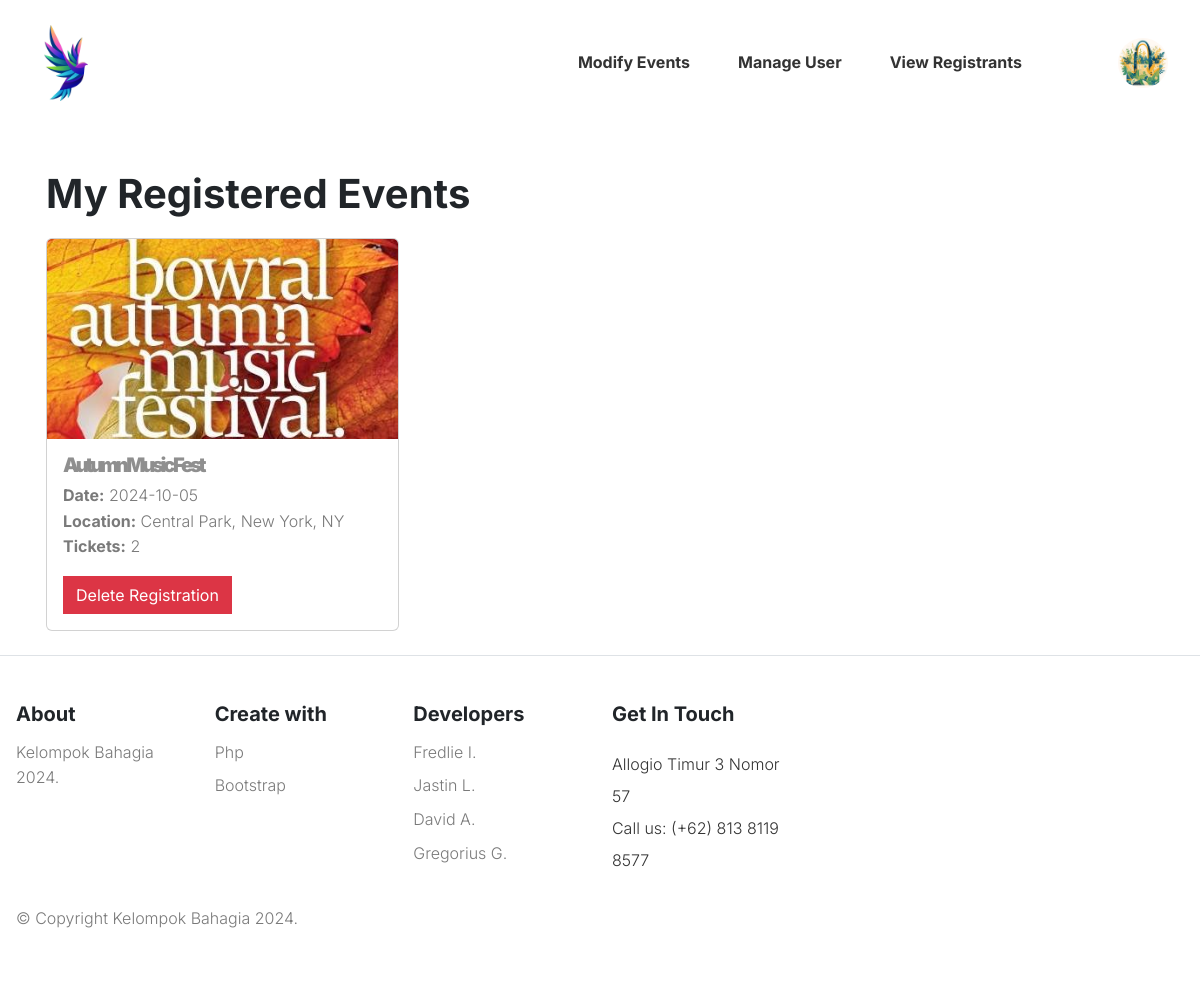
Screenshot of /myevent.php (signed in) with the database file from the repository.
### tables this page shows
CREATE TABLE `registrations` (
  `registration_id` int(11) NOT NULL,
  `user_id` int(11) NOT NULL,
  `event_id` int(11) NOT NULL,
  `registration_date` timestamp NOT NULL DEFAULT current_timestamp(),
  `tickets` int(11) NOT NULL DEFAULT 1
);

CREATE TABLE `events` (
  `id_events` int(11) NOT NULL,
  `event_name` varchar(255) NOT NULL,
  `date_time` date NOT NULL,
  `max_capacity` int(11) NOT NULL,
  `location` varchar(225) NOT NULL,
  `description` text NOT NULL,
  `photo` varchar(225) NOT NULL,
  `created_at` timestamp NOT NULL DEFAULT current_timestamp(),
  `status` varchar(30) DEFAULT NULL
);

### eventsaya.php (the view, shortened to what this page needs)
<?php
require "connect.php";
$user_id = $_SESSION['user_id'];
$sql = "SELECT e.*, r.registration_id
        FROM events e
        JOIN registrations r ON e.id_events = r.event_id
        WHERE r.user_id = ?";
$stmt = $conn->prepare($sql);
$stmt->bind_param("i", $user_id);
$stmt->execute();
$result = $stmt->get_result();
if ($result->num_rows > 0) {
    echo '<div class="container mt-5">';
    echo '  <h1 class="mb-4">My Registered Events</h1>';
    echo '  <div class="row">';
    while ($row = $result->fetch_assoc()) {
        $event_id = $row['id_events'];
        $ticket_query = "SELECT tickets AS user_tickets
                         FROM registrations
                         WHERE event_id = ? AND user_id = ?";
        $ticket_stmt = $conn->prepare($ticket_query);
        $ticket_stmt->bind_param("ii", $event_id, $user_id);
        $ticket_stmt->execute();
        $ticket_result = $ticket_stmt->get_result();
        $user_tickets = 0;
        if ($ticket_result && $ticket_result->num_rows > 0) {
            $ticket_row = $ticket_result->fetch_assoc();
            $user_tickets = $ticket_row['user_tickets'] ?? 0;
        }
        echo '<div class="col-md-4 mb-4">';
        echo '  <div class="card">';
        echo '    <img src="' . htmlspecialchars($row['photo']) . '"
                        class="card-img-top"
                        alt="' . htmlspecialchars($row['event_name']) . '"
                        style="height: 200px; object-fit: cover;">';
        echo '    <div class="card-body">';
        echo '      <h5 class="card-title">' . htmlspecialchars($row['event_name']) . '</h5>';
        echo '      <p class="card-text">';
        echo '        <strong>Date:</strong> ' . htmlspecialchars($row['date_time']) . '<br>';
        echo '        <strong>Location:</strong> ' . htmlspecialchars($row['location']) . '<br>';
        echo '        <strong>Tickets:</strong> ' . $user_tickets;
        echo '      </p>';
        echo '      <form method="POST" action="delete_registration.php">';
        echo '        <button type="submit" class="btn btn-danger">Delete Registration</button>';
        echo '      </form>';
        echo '    </div>';
        echo '  </div>';
        echo '</div>';
    }
    echo '  </div>';
    echo '</div>';
} else {
    echo '<p>No registered events found.</p>';
}
?>

### style.css (style rules this page uses)
body { --heading-font: "Inter", Roboto, sans-serif; --heading-font-weight: 400; --heading-color: var(--bs-dark); --heading-line-height: 1.24; --swiper-theme-color: var(--bs-primary); --swiper-pagination-bottom: 0; --custom-easing: cubic-bezier(.17,.67,.83,.67); --bs-body-font-family: "Inter", Roboto, sans-serif; --bs-body-font-size: 1rem; --bs-body-font-weight: 400; --bs-body-line-height: 1.7; --bs-body-color: #8f8f8f; --bs-body-color-rgb: 143, 143, 143; --bs-primary: #ce071e; --bs-primary-dark: #8d0414; --bs-secondary: #6c757d; --bs-black: #111; --bs-light: #F1F1F0; --bs-dark: #212529; --bs-gray: #9aa1a7; --bs-gray-dark: #51565b; --bs-primary-rgb: 206, 7, 30; --bs-secondary-rgb: 108, 117, 125; --bs-black-rgb: 17, 17, 17; --bs-light-rgb: 241, 241, 240; --bs-dark-rgb: 33, 37, 41; --bs-link-color: var(--bs-dark); --bs-link-color-rgb: 17, 17, 17; --bs-link-decoration: underline; --bs-link-hover-color: var(--bs-primary); --bs-link-hover-color-rgb: 17, 17, 17; }
h1, .h1, h2, .h2, h3, .h3, h4, .h4, h5, .h5, h6, .h6 { font-family: var(--heading-font); font-weight: var(--heading-font-weight); color: var(--heading-color); line-height: var(--heading-line-height); }
.btn { --bs-btn-border-radius: 0; }
.container, .container-fluid, .container-lg, .container-md, .container-sm, .container-xl, .container-xxl { --bs-gutter-x: 2.5rem; }
:root { --accent-color: #333; --black-color: #000; --dark-color: #111; --gray-color-100: #F1F1F1; --gray-color-200: #E1E1E1; --gray-color-300: #D1D1D1; --gray-color-400: #ced4da; --gray-color-500: #adb5bd; --dark-gray-color: #7A7A7A; --bs-light-rgb: rgba(255, 255, 255, 1); --light-color: #fff; --swiper-theme-color: #111 !important; }
:root { --body-font: "Inter", sans-serif; --heading-font: "Inter", sans-serif; --extra-font: "Playfair Display", sans-serif; --subheading-font: "Petit Formal Script", sans-serif; }
.container, .container-fluid, .container-lg, .container-md, .container-sm, .container-xl, .container-xxl { --bs-gutter-x: 2rem; }
*, *::before, *::after { -webkit-box-sizing: border-box; -moz-box-sizing: border-box; box-sizing: border-box; }
html { box-sizing: border-box; }
body { font-family: var(--body-font); font-weight: 300; line-height: 1.6; color: var(--accent-color); margin: 0; }
p { color: var(--dark-gray-color); }
b, strong { font-weight: bold; }
h1, h2, h3, h4, h5 { font-family: var(--heading-font); font-weight: 700; line-height: 1; }
.banner-content .banner-title, .card .card-title { font-weight: 900; line-height: 1em; letter-spacing: -0.2rem; }

### rows the page displays
registrations: event.photo (picture), event.event_name "Autumn Music Fest", event.date_time "2024-10-05", event.location "Central Park, New York, NY", tickets "2"
